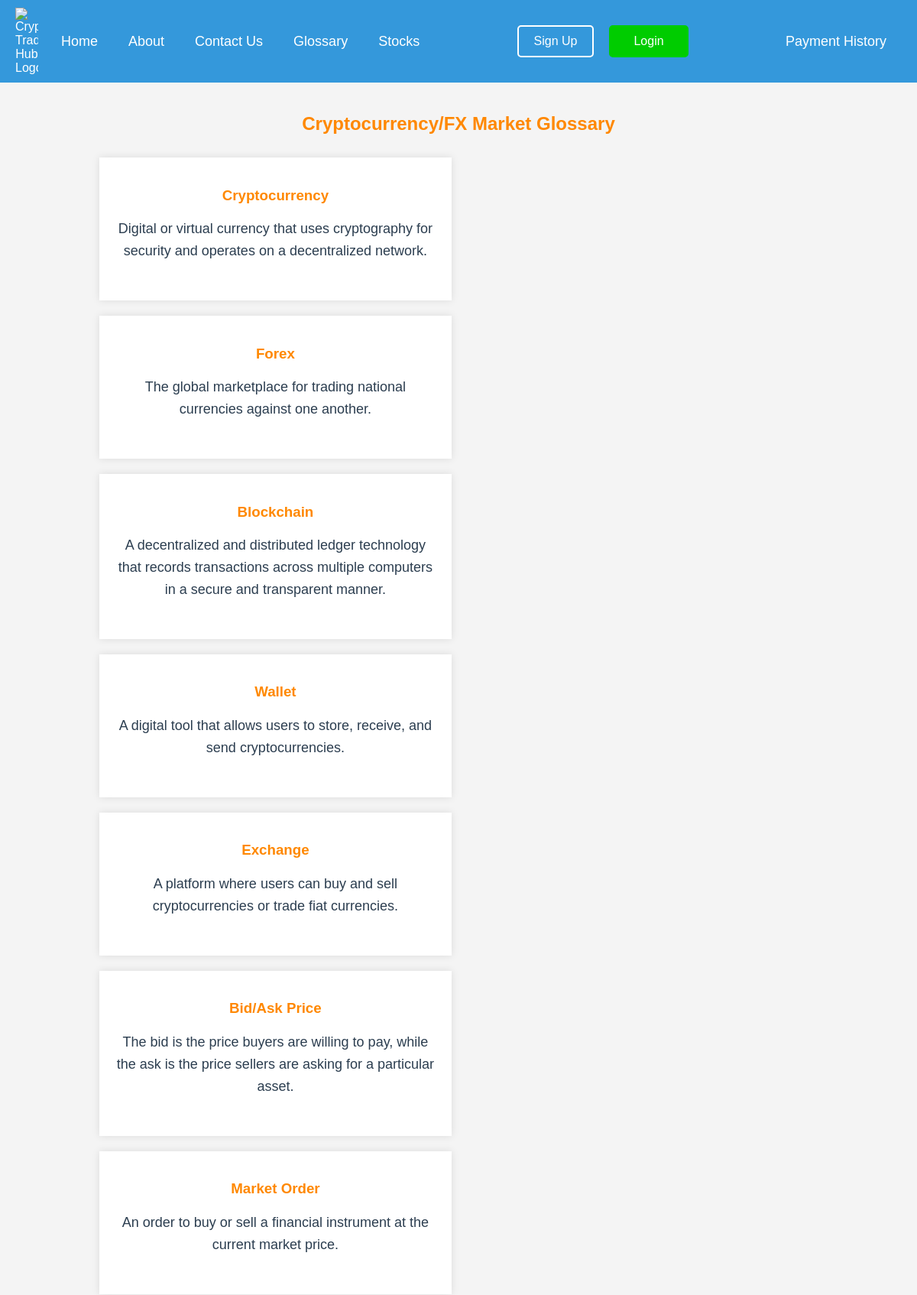
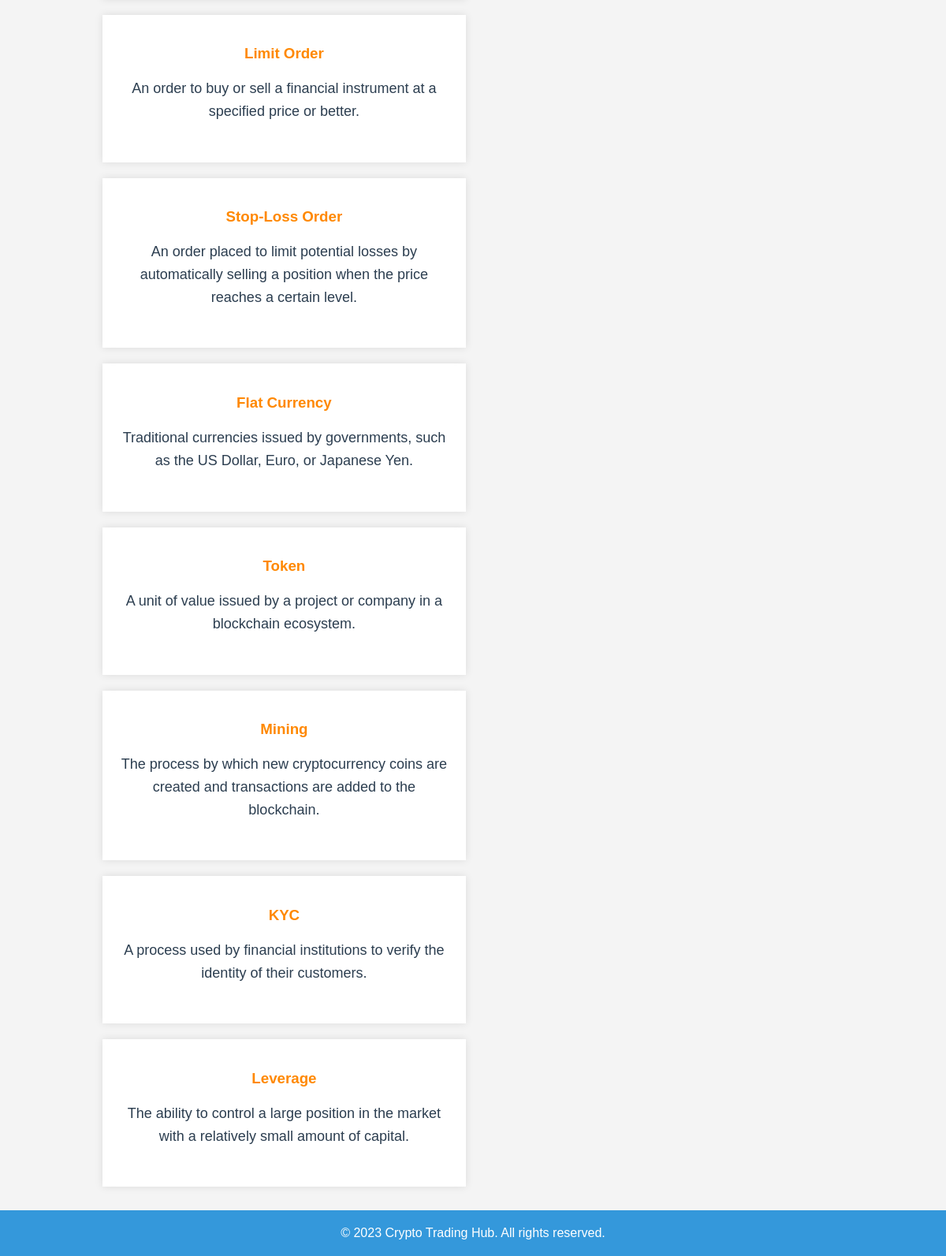
Screenshot of /glossary/ with the database file from the repository (2 pictures, top to bottom).
### myapp/models.py (models this page shows, shortened)
class GlossaryTerm(models.Model):
    term = models.CharField(max_length=255, unique=True)
    definition = models.TextField()

### myapp/views.py (the view)
# urls.py: path('glossary/', glossary_view, name='glossary'),
def glossary_view(request):
    glossary_terms = GlossaryTerm.objects.all()
    context = {'glossary_terms': glossary_terms}
    return render(request, 'myapp/glossary.html', context)

### myapp/templates/myapp/glossary.html (shortened to what this page needs)
<!DOCTYPE html>
<html lang="en">
{% extends 'base.html' %}
    {% block content %}
<head>
</head>
<body>
    <div class="container">
        <h2>Cryptocurrency/FX Market Glossary</h2>
        {% for term in glossary_terms %}
            <div class="card">
                <div class="card-title"><h3>{{ term.term }}</h3></div>
                <p>{{ term.definition }}</p>
            </div>
        {% endfor %}
    </div>
</body>
{% endblock %}

### myapp/templates/base.html (style rules this page uses)
body { font-family: 'Arial', sans-serif; margin: 0; padding: 0; background-color: #f5f5f5; text-align: center; color: #2c3e50; }
p { font-size: 18px; line-height: 1.6; margin-bottom: 30px; }

### myapp/templates/myapp/glossary.html (style rules this page uses)
body { font-family: Arial, sans-serif; margin: 0; padding: 0; background-color: #f4f4f4; }
.container { width: 80%; margin: 20px auto; display: flex; flex-wrap: wrap; }
.card { background-color: #fff; box-shadow: 0 0 10px rgba(0, 0, 0, 0.1); margin: 10px; padding: 20px; width: 48%; box-sizing: border-box; }
h2 { color: #ff8800; width: 100%; }
.card-title { color: #ff8800; }

### rows the page displays
GlossaryTerm: term "Cryptocurrency", definition "Digital or virtual currency that uses cryptography for security and operates on a decentralized network."
GlossaryTerm: term "Forex", definition "The global marketplace for trading national currencies against one another."
GlossaryTerm: term "Blockchain", definition "A decentralized and distributed ledger technology that records transactions across multiple computers in a secure and transparent manner."
GlossaryTerm: term "Wallet", definition "A digital tool that allows users to store, receive, and send cryptocurrencies."
GlossaryTerm: term "Exchange", definition "A platform where users can buy and sell cryptocurrencies or trade fiat currencies."
GlossaryTerm: term "Bid/Ask Price", definition "The bid is the price buyers are willing to pay, while the ask is the price sellers are asking for a particular asset."
GlossaryTerm: term "Market Order", definition "An order to buy or sell a financial instrument at the current market price."
GlossaryTerm: term "Limit Order", definition "An order to buy or sell a financial instrument at a specified price or better."
GlossaryTerm: term "Stop-Loss Order", definition "An order placed to limit potential losses by automatically selling a position when the price reaches a certain level."
GlossaryTerm: term "Flat Currency", definition "Traditional currencies issued by governments, such as the US Dollar, Euro, or Japanese Yen."
GlossaryTerm: term "Token", definition "A unit of value issued by a project or company in a blockchain ecosystem."
GlossaryTerm: term "Mining", definition "The process by which new cryptocurrency coins are created and transactions are added to the blockchain."
GlossaryTerm: term "KYC", definition "A process used by financial institutions to verify the identity of their customers."
GlossaryTerm: term "Leverage", definition "The ability to control a large position in the market with a relatively small amount of capital."
